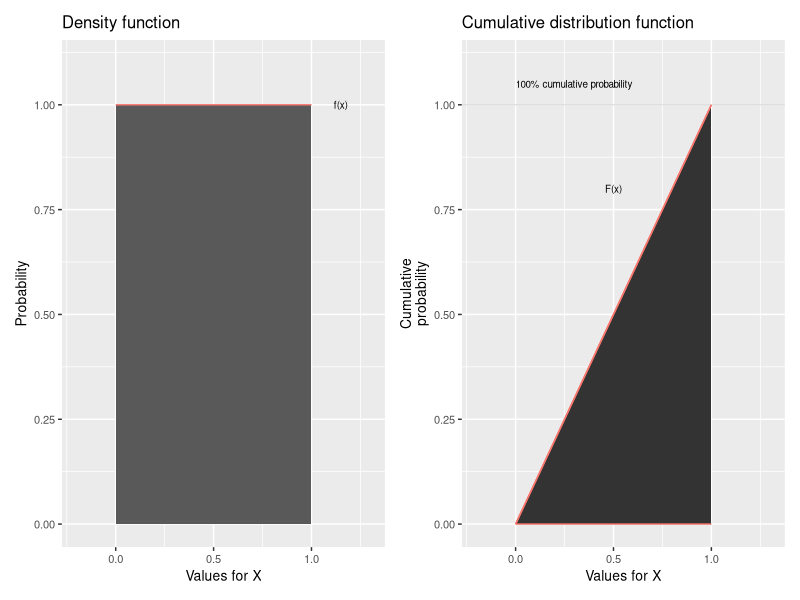
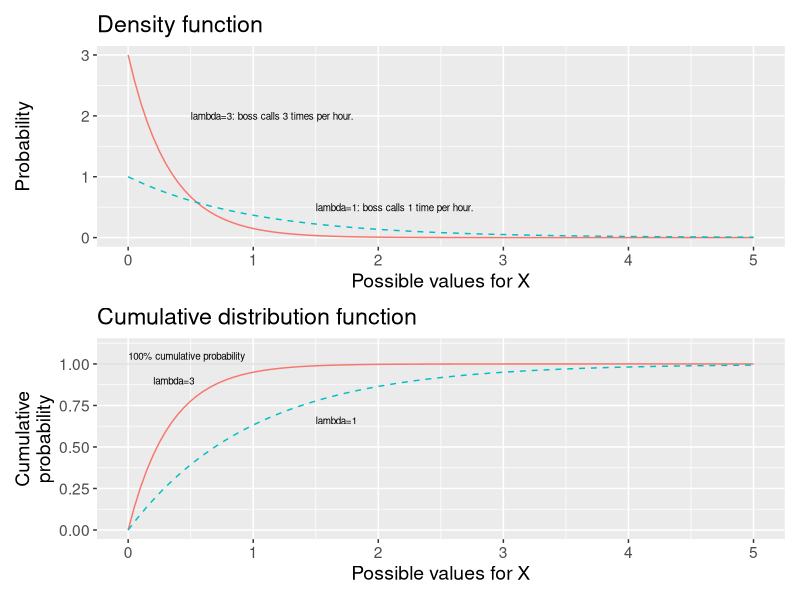
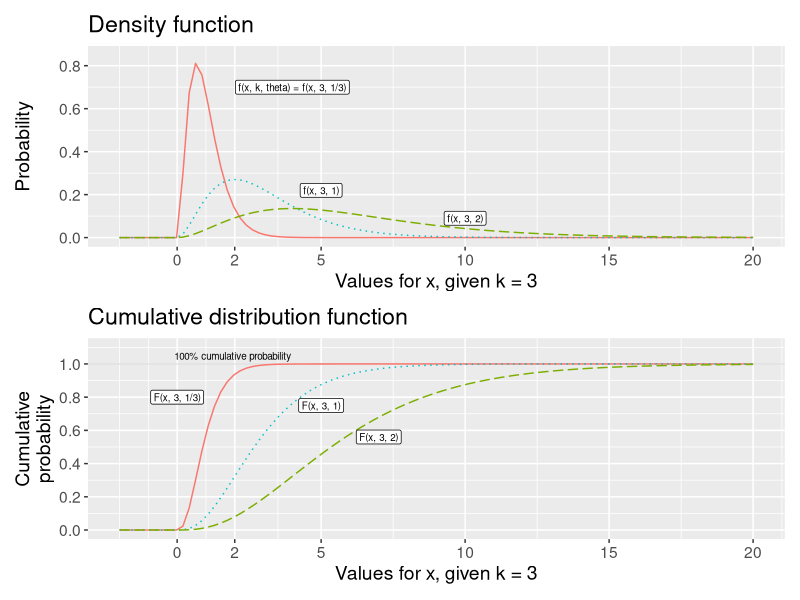
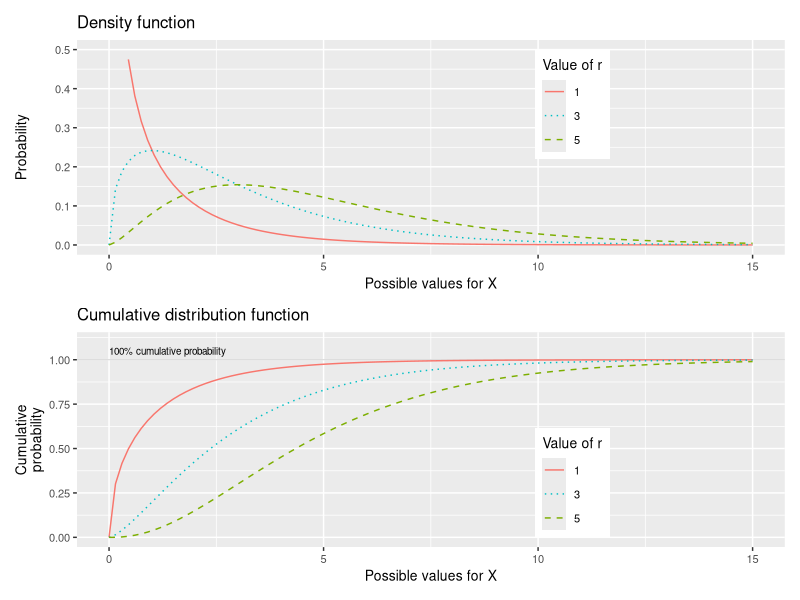
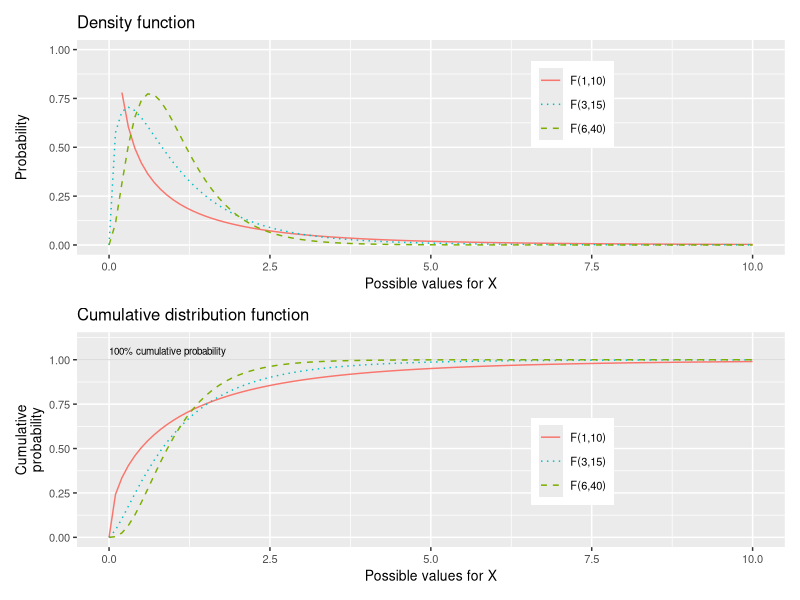

Recreate these plots in R, in order.
## ---- chunk 1
library(ggplot2)
library(patchwork)

p_pdf <- ggplot() +
  annotate("rect", xmin=0, xmax=1, ymax=1, ymin=0) +
  stat_function(fun=function(x) 1, xlim=c(0,1), color="#F8766D") +
  xlim(-.2, 1.3) +
  scale_y_continuous(breaks=seq(0,1,.25), limits=c(0,1.1)) +
  annotate("text", x=1.15, y=1, size=2.5, label="f(x)") +
  labs(x="Values for X", y="Probability", title="Density function") +
  theme(text=element_text(size=10))

p_cdf <- ggplot() +
  geom_hline(yintercept=1, linewidth=0.3, alpha=0.2) +
  stat_function(fun=function(x) x, xlim=c(0,1), geom="area", color="#F8766D") +
  stat_function(fun=function(x) x, xlim=c(0,1), color="#F8766D") +
  xlim(-.2, 1.3) +
  scale_y_continuous(breaks=seq(0,1,.25), limits=c(0,1.1)) +
  annotate("text", x=.5, y=.8, label="F(x)", size=2.5) +
  annotate("text", x=0, y=1.05, size=2.5, hjust=0, label="100% cumulative probability") +
  labs(x="Values for X", y="Cumulative\nprobability", title="Cumulative distribution function") +
  theme(text=element_text(size=10))

p_pdf | p_cdf
## ---- chunk 2
library(ggplot2)
library(patchwork)

p_dens <- ggplot() +
  stat_function(fun=function(x) dexp(x, rate=3), color="#F8766D") +
  stat_function(fun=function(x) dexp(x, rate=1), linetype="dashed", color="#00BFC4") +
  xlim(0, 5) +
  annotate("text", x=.5, y=2, size=2.5, hjust=0,
           label="lambda=3: boss calls 3 times per hour.") +
  annotate("text", x=1.5, y=.5, size=2.5, hjust=0,
           label="lambda=1: boss calls 1 time per hour.") +
  labs(x="Possible values for X", y="Probability", title="Density function") +
  theme(text=element_text(size=14))

p_cdf2 <- ggplot() +
  geom_hline(yintercept=1, linewidth=0.3, alpha=0.2) +
  stat_function(fun=function(x) pexp(x, rate=3), color="#F8766D") +
  stat_function(fun=function(x) pexp(x, rate=1), linetype="dashed", color="#00BFC4") +
  annotate("text", x=.2, y=.9, size=2.5, hjust=0, label="lambda=3") +
  annotate("text", x=1.5, y=.66, size=2.5, hjust=0, label="lambda=1") +
  annotate("text", x=0, y=1.05, size=2.5, hjust=0, label="100% cumulative probability") +
  xlim(0, 5) +
  scale_y_continuous(breaks=c(0,.25,.5,.75,1), limits=c(0,1.1)) +
  labs(x="Possible values for X", y="Cumulative\nprobability", title="Cumulative distribution function") +
  theme(text=element_text(size=14))

p_dens / p_cdf2
## ---- chunk 3
library(ggplot2)
library(patchwork)

p_gd <- ggplot() +
  stat_function(fun=function(x) dgamma(x=x, shape=3, scale=1/3), color="#F8766D") +
  stat_function(fun=function(x) dgamma(x=x, shape=3, scale=1), linetype="dotted", color="#00BFC4") +
  stat_function(fun=function(x) dgamma(x=x, shape=3, scale=2), linetype="longdash", color="#7CAE00") +
  annotate("label", x=4, y=.7, size=2.5, label="f(x, k, theta) = f(x, 3, 1/3)") +
  annotate("label", x=5, y=.22, size=2.5, label="f(x, 3, 1)") +
  annotate("label", x=10, y=.09, size=2.5, label="f(x, 3, 2)") +
  ylim(0, .85) +
  scale_x_continuous(breaks=c(0,2,5,10,15,20), limits=c(-2,20)) +
  labs(x="Values for x, given k = 3", y="Probability", title="Density function") +
  theme(text=element_text(size=14))

p_gc <- ggplot() +
  geom_hline(yintercept=1, linewidth=0.3, alpha=0.2) +
  annotate("text", x=-.1, y=1.05, size=2.5, hjust=0, label="100% cumulative probability") +
  stat_function(fun=function(x) pgamma(q=x, shape=3, scale=1/3), color="#F8766D") +
  stat_function(fun=function(x) pgamma(q=x, shape=3, scale=1), linetype="dotted", color="#00BFC4") +
  stat_function(fun=function(x) pgamma(q=x, shape=3, scale=2), linetype="longdash", color="#7CAE00") +
  scale_x_continuous(breaks=c(0,2,5,10,15,20), limits=c(-2,20)) +
  scale_y_continuous(breaks=seq(0,1,.2), limits=c(0,1.1)) +
  annotate("label", x=0, y=.8, size=2.5, label="F(x, 3, 1/3)") +
  annotate("label", x=5, y=.75, size=2.5, label="F(x, 3, 1)") +
  annotate("label", x=7, y=.56, size=2.5, label="F(x, 3, 2)") +
  labs(x="Values for x, given k = 3", y="Cumulative\nprobability", title="Cumulative distribution function") +
  theme(text=element_text(size=14))

p_gd / p_gc
## ---- chunk 4
library(ggplot2)
library(patchwork)

p_chd <- ggplot() +
  stat_function(fun=function(x) dchisq(x=x, df=1), aes(linetype="solid"), color="#F8766D") +
  stat_function(fun=function(x) dchisq(x=x, df=3), aes(linetype="dotted"), color="#00BFC4") +
  stat_function(fun=function(x) dchisq(x=x, df=5), aes(linetype="dashed"), color="#7CAE00") +
  scale_x_continuous(limits=c(0,15)) +
  ylim(0, .5) +
  scale_linetype_manual("Value of r",
    values=c("solid","dotted","dashed"),
    breaks=c("solid","dotted","dashed"),
    labels=c(1, 3, 5)) +
  labs(x="Possible values for X", y="Probability", title="Density function") +
  theme(text=element_text(size=10), legend.position=c(.7,.7))

p_chc <- ggplot() +
  geom_hline(yintercept=1, linewidth=0.3, alpha=0.2) +
  scale_y_continuous(breaks=c(0,.25,.5,.75,1), limits=c(0,1.1)) +
  annotate("text", x=0, y=1.05, hjust=0, size=2.5, label="100% cumulative probability") +
  stat_function(fun=function(x) pchisq(q=x, df=1), aes(linetype="solid"), color="#F8766D") +
  stat_function(fun=function(x) pchisq(q=x, df=3), aes(linetype="dotted"), color="#00BFC4") +
  stat_function(fun=function(x) pchisq(q=x, df=5), aes(linetype="dashed"), color="#7CAE00") +
  scale_x_continuous(limits=c(0,15)) +
  scale_linetype_manual("Value of r",
    values=c("solid","dotted","dashed"),
    breaks=c("solid","dotted","dashed"),
    labels=c(1, 3, 5)) +
  labs(x="Possible values for X", y="Cumulative\nprobability", title="Cumulative distribution function") +
  theme(text=element_text(size=10), legend.position=c(.7,.3))

p_chd / p_chc
## ---- chunk 5
df_freq <- data.frame(
  Value = c(5, 6, 7, 8, 9, 10),
  Frequency = c(12, 14, 15, 13, 12, 11)
)
knitr::kable(t(df_freq), caption="Frequency distribution",
             col.names=NULL, row.names=TRUE)
## ---- chunk 6
r_vals <- 1:10
probs <- c(0.50, 0.75, 0.90, 0.95, 0.99)
mat <- outer(r_vals, probs, function(r, p) round(qchisq(p, df=r), 3))
colnames(mat) <- paste0(probs*100, "%")
rownames(mat) <- paste0("r=", r_vals)
knitr::kable(mat,
  caption="The chi-squared distribution: critical values with respect to degrees of freedom, \\(r\\), and cumulative probability")
## ---- chunk 7
library(ggplot2)
library(patchwork)

p_fdd <- ggplot() +
  stat_function(fun=function(x) df(x, df1=1, df2=10), aes(linetype="solid"), color="#F8766D") +
  stat_function(fun=function(x) df(x, df1=3, df2=15), aes(linetype="dotted"), color="#00BFC4") +
  stat_function(fun=function(x) df(x, df1=6, df2=40), aes(linetype="dashed"), color="#7CAE00") +
  xlim(0, 10) + ylim(0, 1) +
  scale_linetype_manual(name=NULL,
    values=c("solid","dotted","dashed"),
    breaks=c("solid","dotted","dashed"),
    labels=c("F(1,10)","F(3,15)","F(6,40)")) +
  labs(x="Possible values for X", y="Probability", title="Density function") +
  theme(text=element_text(size=10), legend.position=c(.7,.7))

p_fdc <- ggplot() +
  geom_hline(yintercept=1, linewidth=0.3, alpha=0.2) +
  scale_y_continuous(breaks=c(0,.25,.5,.75,1), limits=c(0,1.1)) +
  annotate("text", x=0, y=1.05, hjust=0, size=2.5, label="100% cumulative probability") +
  stat_function(fun=function(x) pf(x, df1=1, df2=10), aes(linetype="solid"), color="#F8766D") +
  stat_function(fun=function(x) pf(x, df1=3, df2=15), aes(linetype="dotted"), color="#00BFC4") +
  stat_function(fun=function(x) pf(x, df1=6, df2=40), aes(linetype="dashed"), color="#7CAE00") +
  xlim(0, 10) +
  scale_linetype_manual(name=NULL,
    values=c("solid","dotted","dashed"),
    breaks=c("solid","dotted","dashed"),
    labels=c("F(1,10)","F(3,15)","F(6,40)")) +
  labs(x="Possible values for X", y="Cumulative\nprobability", title="Cumulative distribution function") +
  theme(text=element_text(size=10), legend.position=c(.7,.4))

p_fdd / p_fdc
## ---- chunk 8
df1_vals <- c(1, 2, 3, 5, 10)
df2_vals <- c(5, 10, 20, 30, 60, 120)
probs_f  <- c(0.95, 0.99)

rows <- do.call(rbind, lapply(df2_vals, function(d2) {
  do.call(rbind, lapply(probs_f, function(p) {
    vals <- sapply(df1_vals, function(d1) round(qf(p, df1 = d1, df2 = d2), 2))
    c(df2 = d2, P = p, vals)
  }))
}))
df_f <- as.data.frame(rows, stringsAsFactors = FALSE)
df_f$df2 <- as.integer(df_f$df2)
df_f$P   <- ifelse(df_f$P == 0.95, "0.95", "0.99")
colnames(df_f) <- c("df 2", "P(X≤x)", paste0("df1=", df1_vals))
knitr::kable(df_f, row.names = FALSE, align = "c",
  caption = "The F-distribution: critical values with respect to the degrees of freedom df 1 and df 2, \\(F(\\text{df 1},\\text{df 2})\\).")
## ---- chunk 9
if (knitr::is_latex_output()) {
  ex_items <- list(
    list(
      q = "\\(X\\) is continuously uniformly distributed on \\([2,8]\\).\n\n(a) What is the probability density (f(x))?\n\n(b) Calculate (E(X)=(a+b)/2).\n\n(c) Calculate (operatorname{var}(X)=(b-a)^{2}/12).",
      a = "(a) \\(f(x)=1/6\\) for \\(x\\in[2,8]\\). (b) \\(E(X)=5\\). (c) \\(\\operatorname{var}(X)=3\\).\n\n"
    ),
    list(
      q = "\\(X\\) is uniformly distributed on \\([0,10]\\).\n\n(a) What is (f(x))?\n\n(b) Calculate (P(3leq Xleq7)).\n\n(c) Calculate (E(X)).",
      a = "(a) \\(f(x)=1/10\\) for \\(x\\in[0,10]\\). (b) \\(P=0.4\\). (c) \\(E(X)=5\\).\n\n"
    ),
    list(
      q = "A continuous random variable has density \\(f(x)=2x\\) for \\(x\\in[0,1]\\).\n\n(a) Verify that (int_{0}^{1}f(x),dx=1).\n\n(b) Calculate (E(X)=int_{0}^{1}xf(x),dx).\n\n(c) Calculate (operatorname{var}(X)=E(X^{2})-[E(X)]^{2}).",
      a = "(a) \\(\\int_{0}^{1}2x\\,dx=[x^{2}]_{0}^{1}=1\\). (b) \\(E(X)=2/3\\). (c) \\(\\operatorname{var}(X)=1/18\\).\n\n"
    ),
    list(
      q = "A continuous random variable has density \\(f(x)=3x^{2}\\) for \\(x\\in[0,1]\\).\n\n(a) Verify that (int_{0}^{1}f(x),dx=1).\n\n(b) Calculate (E(X)).\n\n(c) What is (P(Xleq0.5))?",
      a = "(a) \\(\\int_{0}^{1}3x^{2}\\,dx=1\\). (b) \\(E(X)=3/4\\). (c) \\(P(X\\leq0.5)=(0.5)^{3}=0.125\\).\n\n"
    ),
    list(
      q = "\\(X\\sim\\text{Exp}(\\lambda=2)\\).\n\n(a) Calculate (E(X)=1/lambda).\n\n(b) Calculate (operatorname{var}(X)=1/lambda^{2}).\n\n(c) Calculate (P(X>1)=e^{-lambdacdot1}).",
      a = "(a) \\(E(X)=0.5\\). (b) \\(\\operatorname{var}(X)=0.25\\). (c) \\(P(X>1)=e^{-2}\\approx0.135\\).\n\n"
    ),
    list(
      q = "\\(X\\sim\\text{Exp}(\\lambda=1)\\).\n\n(a) Calculate (E(X)).\n\n(b) Calculate (P(Xleq1)=1-e^{-1}).\n\n(c) Calculate (P(X>2)=e^{-2}).",
      a = "(a) \\(E(X)=1\\). (b) \\(P(X\\leq1)\\approx0.632\\). (c) \\(P(X>2)=e^{-2}\\approx0.135\\).\n\n"
    ),
    list(
      q = "\\(X\\sim\\chi^{2}(r=4)\\).\n\n(a) Calculate (E(X)=r).\n\n(b) Calculate (operatorname{var}(X)=2r).\n\n(c) What is the chi-squared distribution commonly used for in statistics?",
      a = "(a) \\(E(X)=4\\). (b) \\(\\operatorname{var}(X)=8\\). (c) Testing goodness of fit and independence in contingency tables.\n\n"
    ),
    list(
      q = "\\(X\\sim\\chi^{2}(r=6)\\).\n\n(a) Calculate (E(X)).\n\n(b) Calculate (operatorname{var}(X)).\n\n(c) How is the chi-squared distribution related to the standard normal distribution?",
      a = "(a) \\(E(X)=6\\). (b) \\(\\operatorname{var}(X)=12\\). (c) If \\(Z\\sim N(0,1)\\) then \\(Z^{2}\\sim\\chi^{2}(1)\\); the sum of \\(r\\) squared standard normals follows \\(\\chi^{2}(r)\\).\n\n"
    ),
    list(
      q = "A Gamma distribution has parameters \\(k=4\\) and \\(\\theta=2\\).\n\n(a) Calculate (E(X)=ktheta).\n\n(b) Calculate (operatorname{var}(X)=ktheta^{2}).\n\n(c) Calculate the standard deviation (s(X)).",
      a = "(a) \\(E(X)=8\\). (b) \\(\\operatorname{var}(X)=16\\). (c) \\(s(X)=4\\).\n\n"
    ),
    list(
      q = "\\(X\\sim F(r_{1}=2, r_{2}=3)\\).\n\n(a) How is the F-distribution constructed from chi-squared variables?\n\n(b) What is the F-distribution commonly used for in regression analysis?\n\n(c) What happens to the F-statistic when the regression model has no explanatory power?",
      a = "(a) It is the ratio of two scaled chi-squared variables: \\(S=(X/r_{1})/(Y/r_{2})\\). (b) Testing whether the regression model explains significant variation (F-test). (c) The F-statistic approaches 1 (the ratio of equal chi-squared variables).\n\n"
    ),
    list(
      q = "Explain the difference between discrete and continuous random variables.\n\n(a) Give an example of a discrete random variable.\n\n(b) Give an example of a continuous random variable.\n\n(c) Why is (P(X=x)=0) for any specific value (x) when (X) is continuous?",
      a = "(a) Number of heads in coin flips. (b) Height or waiting time. (c) There are infinitely many values in any interval, so each individual value has zero probability.\n\n"
    ),
    list(
      q = "Two models for waiting times both have \\(E(X)=5\\): Uniform \\([0,10]\\) and \\(\\text{Exp}(\\lambda=0.2)\\).\n\n(a) Calculate (operatorname{var}(X)) for the uniform model.\n\n(b) Calculate (operatorname{var}(X)) for the exponential model.\n\n(c) What is an advantage of the exponential model for modeling waiting times?",
      a = "(a) \\(\\operatorname{var}(X)=(10-0)^{2}/12\\approx8.33\\). (b) \\(\\operatorname{var}(X)=1/\\lambda^{2}=25\\). (c) The exponential distribution is memoryless and allows for long waiting times (heavy right tail).\n\n"
    )
  )
  for (i in seq_along(ex_items)) {
    cat("**", i, ".** ", ex_items[[i]]$q, "\n\n", sep="")
    if (nzchar(trimws(ex_items[[i]]$a)))
      cat("*Answer:* ", ex_items[[i]]$a, "\n\n", sep="")
  }
}
